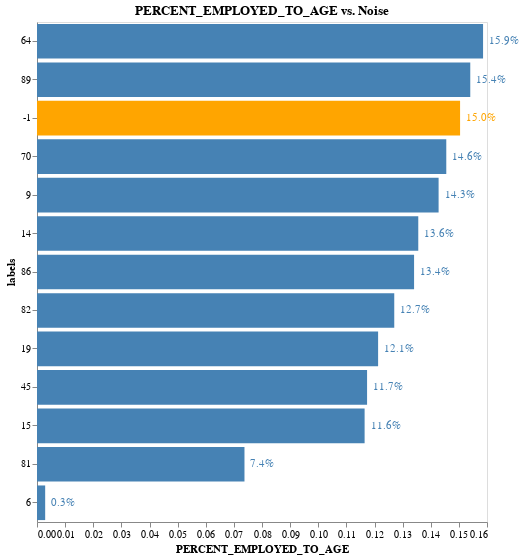

Notebook code cell kept with this figure:
### Markdown cell above
### Interpretation

Clusters 6 and 81 have the least number of days employed, while cluster 64 has the greatest number of days employed. Aplicants from cluster 6 and 81 could be younger or perhaps females from male-dominant cultures. Cluster 64 is defined by having a significantly larger number of days employed than any other group possibly making them an older group of applicants.

### Code cell
plot_feature_percentage(top_5[2])

### Figure 1 — Vega-Lite specification as saved in the notebook (floating-point values rounded to 4 significant figures)
{"config": {"view": {"continuousWidth": 400, "continuousHeight": 300}}, "layer": [{"mark": "bar", "encoding": {"color": {"condition": {"value": "orange", "test": "(datum.labels === -1)"}, "value": "steelblue"}, "x": {"type": "quantitative", "axis": {"grid": false}, "field": "PERCENT_EMPLOYED_TO_AGE", "title": "PERCENT_EMPLOYED_TO_AGE"}, "y": {"type": "nominal", "field": "labels", "sort": {"field": "PERCENT_EMPLOYED_TO_AGE", "order": "descending"}}}, "title": "PERCENT_EMPLOYED_TO_AGE vs. Noise"}, {"mark": {"type": "text", "align": "left", "baseline": "middle", "dx": 6}, "encoding": {"color": {"condition": {"value": "orange", "test": "(datum.labels === -1)"}, "value": "steelblue"}, "text": {"type": "quantitative", "field": "PERCENT_EMPLOYED_TO_AGE", "format": ".1%"}, "x": {"type": "quantitative", "axis": {"grid": false}, "field": "PERCENT_EMPLOYED_TO_AGE", "title": "PERCENT_EMPLOYED_TO_AGE"}, "y": {"type": "nominal", "field": "labels", "sort": {"field": "PERCENT_EMPLOYED_TO_AGE", "order": "descending"}}}, "title": "PERCENT_EMPLOYED_TO_AGE vs. Noise"}], "data": {"name": "data-80151b2b632f60379efc8b7cd56cab7f"}, "height": 500, "width": 450, "$schema": "https://vega.github.io/schema/vega-lite/v4.0.2.json", "datasets": {"data-80151b2b632f60379efc8b7cd56cab7f": [{"labels": -1, "PREV_DAYS_FIRST_DUE": 3839.0, "DAYS_EMPLOYED": 2376.0, "PERCENT_EMPLOYED_TO_AGE": 0.1504, "PREV_DAYS_LAST_DUE_1ST_VERSION": 37210.0, "FLAG_EMP_PHONE": 0.8787, "TARGET": 0.08115}, {"labels": 6, "PREV_DAYS_FIRST_DUE": 0.0, "DAYS_EMPLOYED": 63.45, "PERCENT_EMPLOYED_TO_AGE": 0.002907, "PREV_DAYS_LAST_DUE_1ST_VERSION": 0.0, "FLAG_EMP_PHONE": 0.07609, "TARGET": 0.07143}, {"labels": 9, "PREV_DAYS_FIRST_DUE": 10860.0, "DAYS_EMPLOYED": 2340.0, "PERCENT_EMPLOYED_TO_AGE": 0.1428, "PREV_DAYS_LAST_DUE_1ST_VERSION": 26690.0, "FLAG_EMP_PHONE": 0.8258, "TARGET": 0.0947}, {"labels": 14, "PREV_DAYS_FIRST_DUE": 0.0, "DAYS_EMPLOYED": 2032.0, "PERCENT_EMPLOYED_TO_AGE": 0.1356, "PREV_DAYS_LAST_DUE_1ST_VERSION": 0.0, "FLAG_EMP_PHONE": 0.9984, "TARGET": 0.06373}, {"labels": 15, "PREV_DAYS_FIRST_DUE": -1332.0, "DAYS_EMPLOYED": 1810.0, "PERCENT_EMPLOYED_TO_AGE": 0.1165, "PREV_DAYS_LAST_DUE_1ST_VERSION": 365200.0, "FLAG_EMP_PHONE": 0.8698, "TARGET": 0.1264}, {"labels": 19, "PREV_DAYS_FIRST_DUE": -727.3, "DAYS_EMPLOYED": 1945.0, "PERCENT_EMPLOYED_TO_AGE": 0.1213, "PREV_DAYS_LAST_DUE_1ST_VERSION": 79090.0, "FLAG_EMP_PHONE": 0.7607, "TARGET": 0.04908}, {"labels": 45, "PREV_DAYS_FIRST_DUE": 1885.0, "DAYS_EMPLOYED": 1543.0, "PERCENT_EMPLOYED_TO_AGE": 0.1174, "PREV_DAYS_LAST_DUE_1ST_VERSION": 2922.0, "FLAG_EMP_PHONE": 0.9775, "TARGET": 0.1139}, {"labels": 64, "PREV_DAYS_FIRST_DUE": 260.1, "DAYS_EMPLOYED": 2736.0, "PERCENT_EMPLOYED_TO_AGE": 0.1586, "PREV_DAYS_LAST_DUE_1ST_VERSION": 41510.0, "FLAG_EMP_PHONE": 0.8374, "TARGET": 0.07412}, {"labels": 70, "PREV_DAYS_FIRST_DUE": 127.1, "DAYS_EMPLOYED": 2226.0, "PERCENT_EMPLOYED_TO_AGE": 0.1455, "PREV_DAYS_LAST_DUE_1ST_VERSION": 79270.0, "FLAG_EMP_PHONE": 0.8864, "TARGET": 0.1067}, {"labels": 81, "PREV_DAYS_FIRST_DUE": 42800.0, "DAYS_EMPLOYED": 1137.0, "PERCENT_EMPLOYED_TO_AGE": 0.07377, "PREV_DAYS_LAST_DUE_1ST_VERSION": 34690.0, "FLAG_EMP_PHONE": 0.4751, "TARGET": 0.06229}, {"labels": 82, "PREV_DAYS_FIRST_DUE": -308.9, "DAYS_EMPLOYED": 1916.0, "PERCENT_EMPLOYED_TO_AGE": 0.127, "PREV_DAYS_LAST_DUE_1ST_VERSION": 170.8, "FLAG_EMP_PHONE": 0.9698, "TARGET": 0.1026}, {"labels": 86, "PREV_DAYS_FIRST_DUE": 735.4, "DAYS_EMPLOYED": 2058.0, "PERCENT_EMPLOYED_TO_AGE": 0.1341, "PREV_DAYS_LAST_DUE_1ST_VERSION": 100900.0, "FLAG_EMP_PHONE": 0.8382, "TARGET": 0.09482}, {"labels": 89, "PREV_DAYS_FIRST_DUE": -643.1, "DAYS_EMPLOYED": 2272.0, "PERCENT_EMPLOYED_TO_AGE": 0.1541, "PREV_DAYS_LAST_DUE_1ST_VERSION": -572.1, "FLAG_EMP_PHONE": 0.9953, "TARGET": 0.0857}]}}
